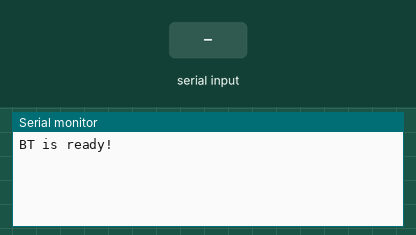
This sketch was run on a simulated Arduino Uno, built with avr-gcc and run on an emulated ATmega328P. Parts: the last lines printed to the serial monitor. The inputs (shaded band) are chosen by the test bench.

Above: at 1.2 s.
1.3 s: "1\n" received over the second serial link
At 2.5 s:
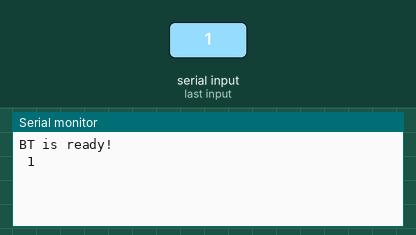
2.8 s: "0\n" received over the second serial link
At 3.6 s:
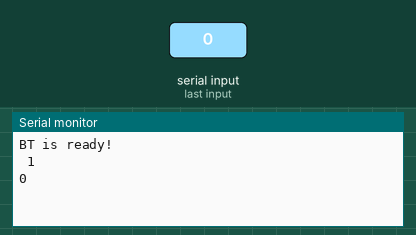
4.3 s: "2\n" received over the second serial link
At 4.8 s:
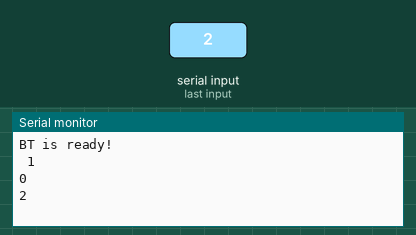

The sketch:

recive_joystick_data.ino
```cpp
#include <SoftwareSerial.h>   // 引用程式庫

SoftwareSerial BT(8, 9); // RX TX
String comdata = " ";


void setup() {
  BT.begin(115200);
  Serial.begin(9600);
  Serial.println("BT is ready!");
}

void loop() {
  if (BT.available()) {
    //delay(100);
    char BT_Buffer = BT.read();
    if(BT_Buffer != '\n'){
      comdata = comdata + BT_Buffer;
    }
    else{
      Serial.println(comdata);
      comdata = "";
    }
  }
}
```

Measured:
- after the input at 1.3 s, the serial monitor: prints a new line at once (image 1)
- after the input at 2.8 s, the serial monitor: prints a new line at once (image 2)
- after the input at 4.3 s, the serial monitor: prints a new line at once (image 3)
